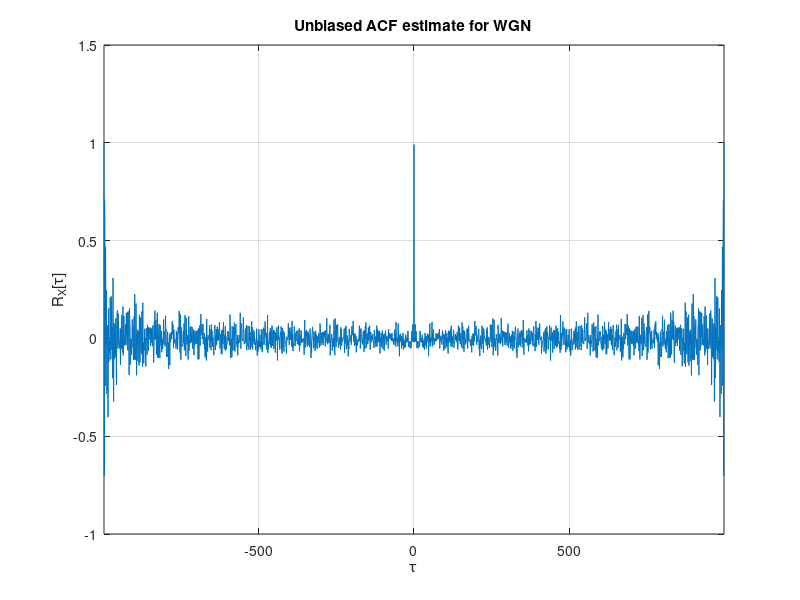
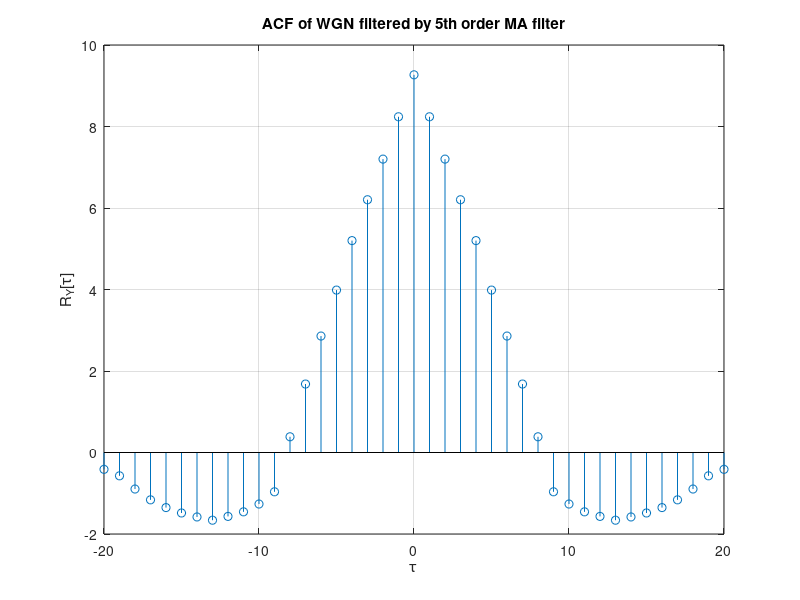
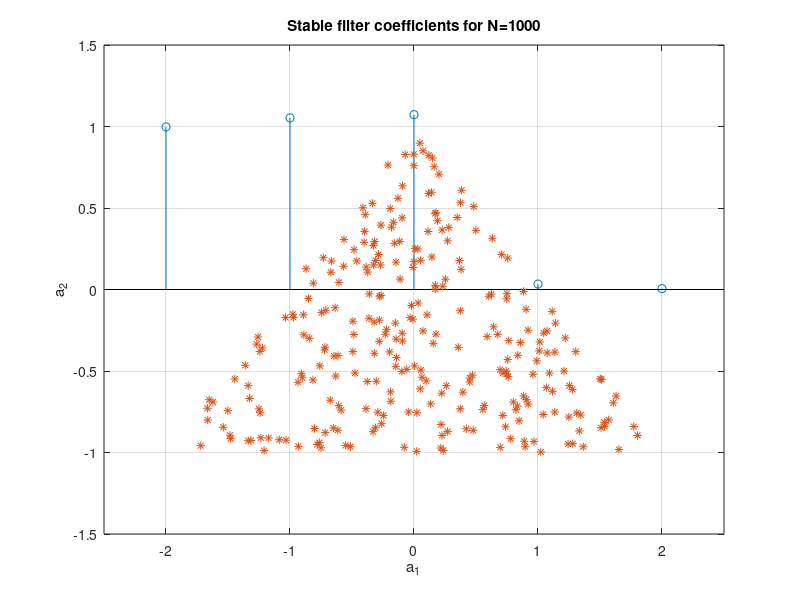

The MATLAB source for these figures, in order: (Note: this script raises an error after producing the figures.)
% Advanced Signal Processing 
% Coursework Assignment 2 - Linear Stochastic Modelling
%% 2.1 - ACF of uncorrelated and correlated sequences

x = randn(1,1000);
tau = -999:999;
acf = xcorr(x,'unbiased');

figure('Position',[10,10,800,300])
plot(tau,acf);
xlabel('\tau');
ylabel('R_{X}[\tau]');
title('Unbiased ACF estimate for WGN');
grid on;
xlim([-999,999]);

y = filter(ones(9,1),[1],x);
acf_y = xcorr(y,'unbiased');
figure('Position',[10,10,800,300]);
stem(tau(980:1020),acf_y(980:1020));
xlabel('\tau');ylabel('R_{Y}[\tau]');
title('ACF of WGN filtered by 5th order MA filter');
grid on;
xlim([-20,20]);
ylim([-2,10]);

%% 2.2 - CCF

ccf = xcorr(x,y,'unbiased');

figure('Position',[10,10,800,300]);
stem(tau(980:1020),ccf(980:1020));
xlabel('\tau');
ylabel('R_{XY}[\tau]');
title('CCF of unfiltered WGN and WGN filtered by 9th order MA filter');
grid on;
xlim([-20,20]);

%% 2.3 - AR modelling
N = 1000;

a_1 = -2.5 + 5.*rand(N,100);
a_2 = -1.5 + 3.*rand(N,100);
x = rand(1,N);

stable = [];

% check if signal converges and plot asterisk * if it does
for i = 1:N
    if (a_1(i)+a_2(i)<1 && (a_2(i)-a_1(i)<1) && (a_2(i)>-1) && (a_2(i)<1))
        stable = [stable,[a_1(i);a_2(i)]];
    end
end

hold on;
plot(stable(1,:),stable(2,:),'*','DisplayName','Stable');
xlim([-2.5,2.5]);
ylim([-1.5,1.5]);
grid on;
xlabel('a_{1}');
ylabel('a_{2}');
title('Stable filter coefficients for N=1000')

%% Sunspot time series
load sunspot.dat;

figure;
plot(sunspot(:,1),sunspot(:,2));
title('Sunspot Time Series');
xlabel('Year');
ylabel('Wolf Number');
grid on;

N = 5;
sun = sunspot(:,2)';
[a,b] = xcorr(sun(1:N),'unbiased');

figure('Position',[10,10,800,300]);
stem(b,a);
xlabel('\tau');
ylabel('R_{S}[\tau]');
title('ACF for sunspot data length N=5');
grid on;
ylim([0,500]);

sun_norm = zscore(sun(1:N));
[c,d] = xcorr(sun_norm(1:N),'unbiased');

figure('Position',[10,10,800,300]);
stem(d,c);
xlabel('\tau');
ylabel('R_{S}[\tau]');
title('ACF for standardised sunspot data length N=5');
grid on;

%% Yule-Walker equations

% calculate AR coefficients for orders up to 10 using YW eqns
ar1 = aryule(sun,1);
ar2 = aryule(sun,2);
ar3 = aryule(sun,3);
ar4 = aryule(sun,4);
ar5 = aryule(sun,5);
ar6 = aryule(sun,6);
ar7 = aryule(sun,7);
ar8 = aryule(sun,8);
ar9 = aryule(sun,9);
ar10 = aryule(sun,10);

% plot coeffs
figure('Position',[10,10,800,300]);
hold on
grid on
plot(ar1,'DisplayName','1');
plot(ar2,'DisplayName','2');
plot(ar3,'DisplayName','3');
plot(ar4,'DisplayName','4');
plot(ar5,'DisplayName','5');
plot(ar6,'DisplayName','6');
plot(ar7,'DisplayName','7');
plot(ar8,'DisplayName','8');
plot(ar9,'DisplayName','9');
plot(ar10,'DisplayName','10');
xlabel('Model order')
ylabel('Model coefficients')
title('Yule-Walker coefficients for sunspot data for models up to order p=10');
legend show;

%% PACF

load sunspot.dat

p = 10; % model order 
N = 100;

sun = sunspot(:,2);
sun_norm = zscore(sun(1:N));
pcf_lengt = 10;
pcf = zeros(pcf_length,1);
pcf_norm = zeros(pcf_length,1);

for i = 1:pcf_length
    coefs = aryule(sun, i);
    pcf(i) = -coefs(i+1);
end

for i = 1:pcf_length
    coefs_norm = aryule(sun_norm, i);
    pcf_norm(i) = -coefs_norm(i+1);
end

x = linspace(1, pcf_length, pcf_length);
figure('Position',[10,10,800,300]);
stem(x,pcf,'DisplayName','PACF');
hold on;
stem(x,pcf_norm,'DisplayName','Standardised PACF');
grid on;
xlabel('k');
ylabel('\alpha (k)');
title('PACF of sunspot time series');
legend('show');

%% determining model order

p = 10;
sun = sunspot(:,2);
sun_norm = zscore(sun);
N = length(sun_norm(:,1));
x = zeros(N,10);

for i = 1:10
    ar = aryule(sun_norm(1:N), i);
    x(:,i) = filter(-1*ar(1:end), 1 ,sun_norm);
end

err = zeros(N,p);
o = ones(1,p);
err(1,:) = (x(1,:)-o*sun_norm(1)).^2;

for i=2:N 
    err(i,:) = (x(i,:)-o*sun_norm(i)).^2 + err(i-1,:);
end

mdl = log(err(N,(1:p))) + (1:p)*log(N)/N;
aic = log(err(N,(1:p))) + (1:p)*2/N;
aicc = zeros(1,p);

for i=1:10
    aicc(i) = aic(i) + (2*(i))*((i)+1)/(N-(i)-1);
end

figure('Position',[10,10,800,300]);
hold on;
plot(aic,'DisplayName','AIC');
plot(mdl,'DisplayName','MDL');
plot(aicc,'DisplayName','AIC_{c}')
%axis([0 10 -0.5 7]); % Overview
axis([1 10 6 7]); % Zoom
grid on;
xlabel('Model order p');
ylabel('Magnitude');
title(['MDL, AIC and corrected AIC for model orders p = 0 to p = ' num2str(p)]);
legend show

%% AR model

clear all; close all; clc;

load sunspot.dat
sun = sunspot(:,2);

N = 50; % data sample length
n = 1:N;

% model order 1, prediction horizon 1
mo1_ph1 = zeros(N,1); % vector to hold prediciton
mod_1_1 = ar(sun(1:N), 1, 'yw'); % create coefficients for AR model of order 1 using Yule-Walker equations
mo1_ph1 = predict(mod_1_1, sun(1:N),1); % predict next time step (prediction horizon 1)

% model order 1, prediction horizon 2
mo1_ph2 = zeros(N,1); 
mod_1_2 = ar(sun(1:N), 1, 'yw'); 
mo1_ph2 = predict(mod_1_2, sun(1:N),2); 

% model order 1, prediction horizon 5
mo1_ph5 = zeros(N,1); 
mod_1_5 = ar(sun(1:N), 1, 'yw'); 
mo1_ph5 = predict(mod_1_5, sun(1:N),5); 

% model order 1, prediction horizon 10
mo1_ph10 = zeros(N,1); 
mod_1_10 = ar(sun(1:N), 1, 'yw'); 
mo1_ph10 = predict(mod_1_10, sun(1:N),10); 

% model order 2, prediction horizon 1
mo2_ph1 = zeros(N,1); 
mod_2_1 = ar(sun(1:N), 2, 'yw'); 
mo2_ph1 = predict(mod_2_1, sun(1:N),1); 

% model order 2, prediction horizon 2
mo2_ph2 = zeros(N,1); 
mod_2_2 = ar(sun(1:N), 2, 'yw'); 
mo2_ph2 = predict(mod_2_1, sun(1:N),2); 

% model order 2, prediction horizon 5
mo2_ph5 = zeros(N,1); 
mod_2_5 = ar(sun(1:N), 2, 'yw'); 
mo2_ph5 = predict(mod_2_5, sun(1:N),5); 

% model order 2, prediction horizon 10
mo2_ph10 = zeros(N,1); 
mod_2_10 = ar(sun(1:N), 2, 'yw'); 
mo2_ph10 = predict(mod_2_10, sun(1:N),10); 

% model order 10, prediction horizon 1
mo10_ph1 = zeros(N,1); 
mod_10_1 = ar(sun(1:N), 10, 'yw'); 
mo10_ph1 = predict(mod_10_1, sun(1:N),1); 

% model order 10, prediction horizon 2
mo10_ph2 = zeros(N,1); 
mod_10_2 = ar(sun(1:N), 10, 'yw'); 
mo10_ph2 = predict(mod_10_2, sun(1:N),2);

% model order 10, prediction horizon 5
mo10_ph5 = zeros(N,1); 
mod_10_5 = ar(sun(1:N), 10, 'yw'); 
mo10_ph5 = predict(mod_10_5, sun(1:N),5);

% model order 10, prediction horizon 10
mo10_ph10 = zeros(N,1); 
mod_10_10 = ar(sun(1:N), 10, 'yw'); 
mo10_ph10 = predict(mod_10_10, sun(1:N),10);

figure('Position',[10,10,800,400]);
hold on;
plot(n+1700,sun(1:50),'DisplayName','Original data');
plot(n+1700,mo10_ph10,'DisplayName','Predicted data m=10,p=10');
grid on;
legend;
xlabel('year n');
ylabel('Wolf number');
title('True and predicted sunspot data');

%% 2.4 - CRLB

load('data/NASDAQ.mat')
price = NASDAQ.Close;
date = NASDAQ.Date;
plot(date,price);

p = 10;
price_norm = zscore(price);
N = length(price_norm(:,1));
x = zeros(N,10);

for i = 1:p
    ar = aryule(price_norm(1:N), i);
    x(:,i) = filter(-1*ar(1:end), 1, price_norm);
end

err=zeros(N,p);
o = ones(1,p);
err(1,:) = (x(1,:)-o*price_norm(1)).^2;

for i=2:N 
    err(i,:) = (x(i,:)-o*price_norm(i)).^2 + err(i-1,:);
end

mdl = log(err(N,(1:p))) + (1:p)*log(N)/N;
aic = log(err(N,(1:p))) + (1:p)*2/N;
aicc = zeros(1,p);

for i=1:p
    aicc(i) = aic(i) + (2*(i))*((i)+1)/(N-(i)-1);
end

figure('Position',[10,10,800,300]);
hold on;
plot(aic,'DisplayName','AIC');
plot(mdl,'DisplayName','MDL');
plot(aicc,'DisplayName','AIC_{c}')
grid on;
xlabel('Model order p');
ylabel('Magnitude');
title(['MDL and AIC and corrected AIC for model orders p = 0 to p = ' num2str(p)]);
legend show;

pcf_length = 10;
pcf = zeros(pcf_length,1);
pcf_norm = zeros(pcf_length,1);

for i = 1:pcf_length
    coefs = aryule(price, i);
    pcf(i) = -coefs(i+1);
end

for i = 1:pcf_length
    coefs_norm = aryule(price_norm, i);
    pcf_norm(i) = -coefs_norm(i+1);
end

x = linspace(1, pcf_length, pcf_length);
figure('Position',[10,10,800,300]);
stem(x,pcf,'DisplayName','PACF');
hold on;
stem(x,pcf_norm,'DisplayName','Standardised PACF');
grid on;
xlabel('k');
ylabel('\alpha (k)');
title('PACF of NASDAQ time series');
legend('show');

%% Heatmaps

n = 51:50:1001;
var = 51:50:1001;
acf_price = xcorr(price_norm,'unbiased');

[N,variance] = meshgrid(n,var);
crlb_var = 2*(variance.^2)./N;
crlb_a_1 = (variance)./(N*acf_price(924));

figure(1)
h = heatmap(n, var, crlb_var);
h.Colormap = parula;
h.ColorScaling = 'log';
title('Heatmap of noise variance')
xlabel('Number of data points N')
ylabel('True variance \sigma^{2}')

figure(2)
h = heatmap(n, var, crlb_a_1);
h.Colormap = parula;
h.ColorScaling = 'log';
title('Heatmap of a_{1}');
xlabel('Number of data points N')
ylabel('True variance \sigma^{2}')
